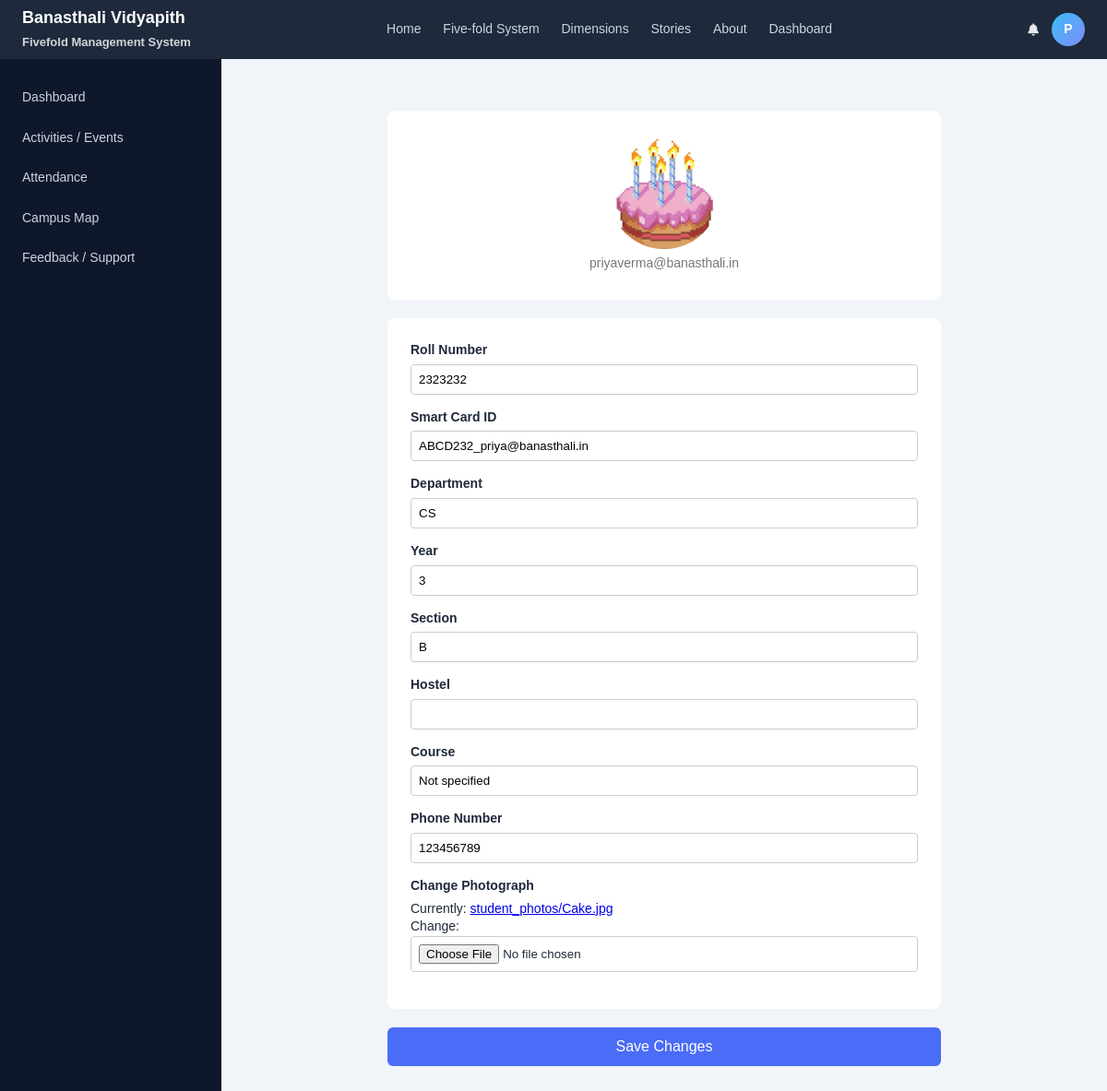
Screenshot of /users/profile/student/ (signed in) with the database file from the repository.
### users/models.py (models this page shows, shortened)
class StudentProfile(models.Model):
    user = models.OneToOneField(
        User,
        on_delete=models.CASCADE,
        related_name='student_profile'
    )
    roll_number = models.CharField(max_length=20, unique=True)
    smart_card_id = models.CharField(max_length=30, unique=True)
    department = models.CharField(max_length=50)
    course = models.CharField(max_length=50)
    year = models.PositiveSmallIntegerField()
    section = models.CharField(max_length=10, blank=True, null=True)
    hostel = models.CharField(max_length=50, blank=True, null=True)
    phone_number = models.CharField(max_length=15, blank=True, null=True)
    photograph = models.ImageField(upload_to='student_photos/')
    is_profile_complete = models.BooleanField(default=False)

### users/views.py (the view)
@login_required
def complete_student_profile(request):
    try:
        profile = request.user.student_profile
    except StudentProfile.DoesNotExist:
        profile = None
    if request.method == 'POST':
        form = StudentProfileForm(
            request.POST,
            request.FILES,
            instance=profile
        )
        if form.is_valid():
            student_profile = form.save(commit=False)
            student_profile.user = request.user
            student_profile.is_profile_complete = True
            student_profile.save()
            next_url = request.GET.get("next")
            if next_url:
                return redirect(next_url)
            return redirect('/student/dashboard/')
        else:
            print("FORM ERRORS:", form.errors)
    else:
        form = StudentProfileForm(instance=profile)
    return render(
        request,
        'users/student_profile.html',
        {
            'form': form,
            'user': request.user,
            'profile': profile
        }
    )

### users/forms.py
class StudentProfileForm(forms.ModelForm):
    class Meta:
        model = StudentProfile
        fields = [
            'roll_number',
            'smart_card_id',
            'department',
            'year',
            'section',
            'phone_number',
            'hostel',
            'course',
            'photograph',
        ]

### users/templates/users/student_profile.html (shortened to what this page needs)
{% load static %}
<!DOCTYPE html>
<html lang="en">
<head>
    <link rel="stylesheet" href="{% static 'auth_app/css/dashboard.css' %}">
    <link rel="stylesheet" href="{% static 'users/css/profile.css' %}">
    <link rel="stylesheet" href="{% static 'activities_app/css/notifications.css' %}">
    <link rel="stylesheet" href="https://cdnjs.cloudflare.com/ajax/libs/font-awesome/6.4.0/css/all.min.css">
</head>
<body>
    <header class="top-nav">
    <div class="logo">
        <strong>Banasthali Vidyapith</strong><br>
        <span style="font-size:13px; opacity:0.8;">
            Fivefold Management System
        </span>
    </div>
    <nav>
        <a href="/">Home</a>
        <a href="/#fivefold-carousel">Five-fold System</a>
        <a href="/#features">Dimensions</a>
        <a href="/#stories">Stories</a>
        <a href="http://www.banasthali.org/banasthali/wcms/hi/home/about-us/five-fold-education.html" target="_blank">About</a>
        <a href="{% url 'student_dashboard' %}">Dashboard</a>
    </nav>
    <div class="user-actions">
        <button class="notification-btn" onclick="toggleNotifications()">
            <i class="fas fa-bell"></i>
        </button>
        <div class="user-dropdown">
            <div class="user-avatar" id="userAvatarBtn">
                {% if request.user.profile.profile_picture %}
                    <img src="{{ request.user.profile.profile_picture.url }}">
                {% else %}
                    {{ request.user.username|first|upper }}
                {% endif %}
            </div>
        </div>
    </div>
</header>
<div class="dashboard-layout">
    <aside class="sidebar">
        <a href="{% url 'student_dashboard' %}">Dashboard</a>
        <a href="/activities/student/activities/">Activities / Events</a>
        <a href="{% url 'my_registrations' %}">Attendance</a>
        <a href="/campus/map/">Campus Map</a>
        <a href="/feedback/student/">Feedback / Support</a>
    </aside>
    <main class="content">
        <div class="profile-wrapper">
            <div class="profile-header">
                <div class="profile-image">
                    {% if profile and profile.photograph %}
                        <img src="{{ profile.photograph.url }}" alt="Profile Photo">
                    {% else %}
                        <div class="placeholder">Upload Photo</div>
                    {% endif %}
                </div>
                <p class="email">{{ user.email }}</p>
            </div>
            <form method="post" enctype="multipart/form-data" id="profileForm">
                <div class="profile-card">
                    <div class="field">
                        <label>Roll Number</label>
                        {{ form.roll_number }}
                    </div>
                    <div class="field">
                        <label>Smart Card ID</label>
                        {{ form.smart_card_id }}
                    </div>
                    <div class="field">
                        <label>Department</label>
                        {{ form.department }}
                    </div>
                    <div class="field">
                        <label>Year</label>
                        {{ form.year }}
                    </div>
                    <div class="field">
                        <label>Section</label>
                        {{ form.section }}
                    </div>
                    <div class="field">
    <label>Hostel</label>
    {{ form.hostel }}
</div>
                    <div class="field">
    <label>Course</label>
    {{ form.course }}
</div>
                    <div class="field">
                        <label>Phone Number</label>
                        {{ form.phone_number }}
                    </div>
                    <div class="field">
                        <label>Change Photograph</label>
                        {{ form.photograph }}
                    </div>
                </div>
                <button type="button" class="save-btn" onclick="confirmSave()">
                    Save Changes
                </button>
            </form>
        </div>
    </main>
</div>
</body>
</html>

### auth_app/static/auth_app/css/dashboard.css (style rules this page uses)
* { margin: 0; padding: 0; box-sizing: border-box; }
body { font-family: "Segoe UI", Arial, sans-serif; background: #f5f6fa; color: #1e293b; }
.top-nav { height: 64px; background: #1e293b; color: white; display: flex; align-items: center; justify-content: space-between; padding: 0 24px; }
.top-nav .logo { font-size: 18px; font-weight: 600; }
.top-nav nav a { color: #cbd5e1; margin: 0 10px; text-decoration: none; font-size: 14px; }
.user-actions { display: flex; align-items: center; gap: 14px; }
.top-nav button { background: none; border: none; color: #e5e7eb; cursor: pointer; }
.dashboard-layout { display: flex; min-height: calc(100vh - 64px); }
.sidebar { width: 240px; background: #0f172a; padding-top: 20px; }
.sidebar a { display: block; padding: 12px 24px; color: #cbd5e1; text-decoration: none; font-size: 14px; }
.content { flex: 1; padding: 16px 24px; }

### users/static/users/css/profile.css (style rules this page uses)
* { box-sizing: border-box; font-family: Arial, sans-serif; }
body { margin: 0; background: #f2f4f8; }
.profile-wrapper { max-width: 600px; margin: 40px auto; }
.profile-header { text-align: center; background: white; padding: 30px; border-radius: 8px; margin-bottom: 20px; }
.profile-image img { width: 120px; height: 120px; border-radius: 50%; object-fit: cover; }
.email { color: #777; font-size: 14px; }
.profile-card { background: white; padding: 25px; border-radius: 8px; }
.field { margin-bottom: 15px; }
.field label { display: block; font-weight: bold; margin-bottom: 5px; }
.field input, .field select { width: 100%; padding: 8px; border-radius: 4px; border: 1px solid #ccc; }
.save-btn { width: 100%; margin-top: 20px; padding: 12px; font-size: 16px; background: #4a6cf7; color: white; border: none; border-radius: 6px; cursor: pointer; }

### activities_app/static/activities_app/css/notifications.css (style rules this page uses)
* { margin: 0; padding: 0; box-sizing: border-box; }
body { font-family: 'Segoe UI', system-ui, -apple-system, sans-serif; background: #f8fafc; margin: 0; padding: 0; min-height: 100vh; font-size: 14px; line-height: 1.4; }

### users/templates/users/student_profile.html (style rules this page uses)
.content { margin-left: 240px; margin-top: 64px; height: calc(100vh - 64px); overflow-y: auto; background: #f1f5f9; }
.top-nav { position: fixed; top: 0; left: 0; right: 0; z-index: 1000; }
.sidebar { position: fixed; top: 64px; left: 0; bottom: 0; }
.user-avatar { width: 36px; height: 36px; border-radius: 50%; background: linear-gradient(135deg, #38bdf8, #818cf8); color: white; display: flex; align-items: center; justify-content: center; font-weight: 600; cursor: pointer; overflow: hidden; }
.user-dropdown { position: relative; }

### rows the page displays
StudentProfile: photograph (picture), roll_number "2323232", smart_card_id "ABCD232_priya@banasthali.in", department "CS", year "3", section "B", course "Not specified", phone_number "123456789"

### other values shown
{{ request.user.username|first|upper }} "P"
{{ user.email }} "priyaverma@banasthali.in"
